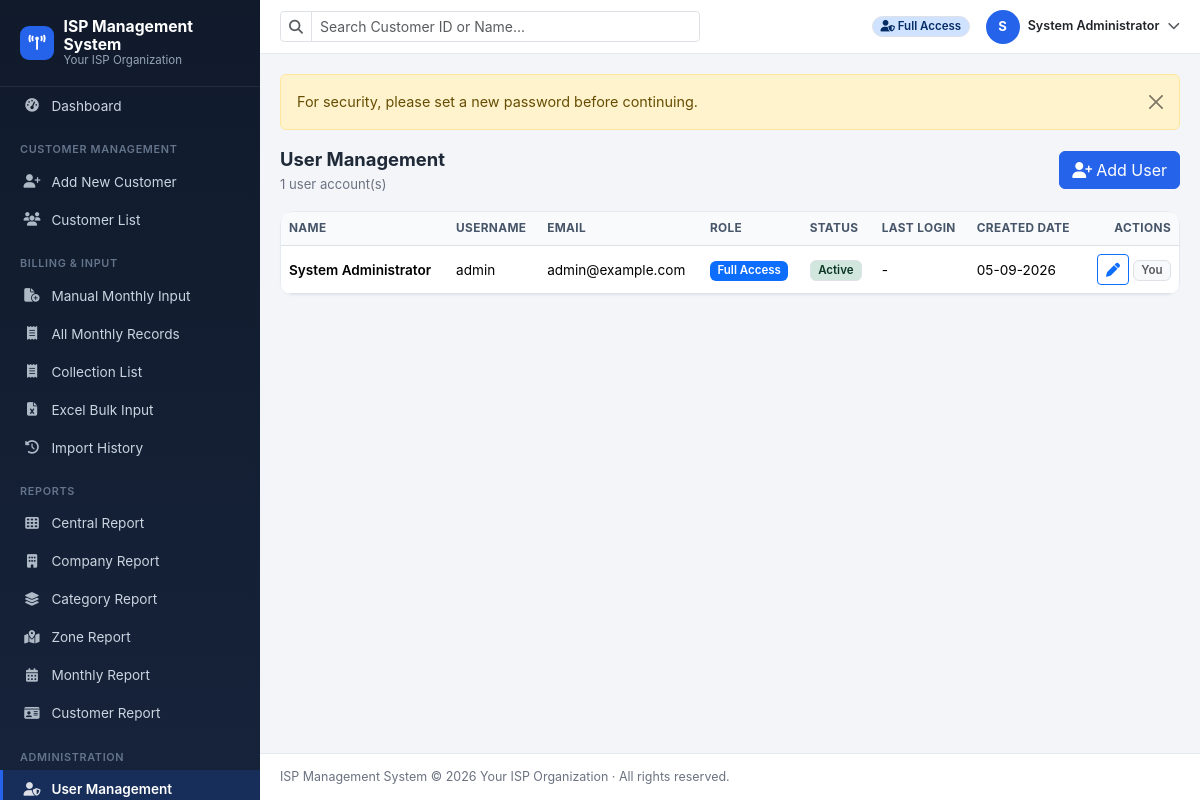
The page /admin/users.php (signed in) on the database its author committed.
### tables this page shows
CREATE TABLE IF NOT EXISTS `users` (
  `id` INT UNSIGNED NOT NULL AUTO_INCREMENT,
  `full_name` VARCHAR(150) NOT NULL,
  `username` VARCHAR(60) NOT NULL,
  `email` VARCHAR(150) NOT NULL,
  `password` VARCHAR(255) NOT NULL,
  `role` ENUM('admin','viewer') NOT NULL DEFAULT 'viewer',
  `status` ENUM('active','inactive') NOT NULL DEFAULT 'active',
  `failed_attempts` TINYINT UNSIGNED NOT NULL DEFAULT 0,
  `locked_until` DATETIME NULL DEFAULT NULL,
  `remember_token` VARCHAR(100) NULL DEFAULT NULL,
  `last_login_at` DATETIME NULL DEFAULT NULL,
  `must_change_password` TINYINT(1) NOT NULL DEFAULT 0,
  `created_at` DATETIME NOT NULL DEFAULT CURRENT_TIMESTAMP,
  `updated_at` DATETIME NOT NULL DEFAULT CURRENT_TIMESTAMP ON UPDATE CURRENT_TIMESTAMP,
  PRIMARY KEY (`id`),
  UNIQUE KEY `uq_users_username` (`username`),
  UNIQUE KEY `uq_users_email` (`email`)
);

### includes/functions.php (called while the page is built, shortened)
<?php
function app_settings(): array
{
    static $settings = null;
    if ($settings === null) {
        $settings = [];
        try {
            $stmt = db()->query('SELECT setting_key, setting_value FROM settings');
            foreach ($stmt->fetchAll() as $row) {
                $settings[$row['setting_key']] = $row['setting_value'];
            }
        } catch (Throwable $e) {
        }
        $defaults = [
            'software_name'          => 'ISP Management System',
            'organization_name'      => 'Your ISP Organization',
            'logo_path'              => '',
            'currency_code'          => 'BDT',
            'currency_symbol'        => '৳',
            'timezone'               => 'Asia/Dhaka',
            'date_format'            => 'd-m-Y',
            'month_format'           => 'M-Y',
            'customer_id_digits'     => '5',
            'default_pagination'     => '25',
            'excel_upload_limit_mb'  => '10',
            'session_timeout_minutes'=> '60',
        ];
        $settings = array_merge($defaults, $settings);
    }
    return $settings;
}
function setting(string $key, $default = null)
{
    $settings = app_settings();
    return $settings[$key] ?? $default;
}
function format_date(?string $date, string $fallback = '-'): string
{
    $ts = is_numeric($date) ? (int) $date : strtotime($date);
    return date(setting('date_format', 'd-m-Y'), $ts);
}
function format_datetime(?string $datetime, string $fallback = '-'): string
{
    if (empty($datetime) || $datetime === '0000-00-00 00:00:00') {
        return $fallback;
    }
    $ts = strtotime($datetime);
    return date(setting('date_format', 'd-m-Y') . ' h:i A', $ts);
}
function e(?string $value): string
{
    return htmlspecialchars($value ?? '', ENT_QUOTES, 'UTF-8');
}
function flash_get(): array
{
    $messages = $_SESSION['flash'] ?? [];
    return $messages;
}
function run_all(string $sql, array $params = []): array
{
    $stmt = db()->prepare($sql);
    $stmt->execute($params);
    return $stmt->fetchAll();
}
function base_url(string $path = ''): string
{
    $base = defined('BASE_URL') ? BASE_URL : '';
    return rtrim($base, '/') . '/' . ltrim($path, '/');
}

### includes/db.php (called while the page is built)
<?php
function db(): PDO
{
    static $pdo = null;
    if ($pdo === null) {
        $dsn = 'mysql:host=' . DB_HOST . ';dbname=' . DB_NAME . ';charset=' . DB_CHARSET;
        $options = [
            PDO::ATTR_ERRMODE            => PDO::ERRMODE_EXCEPTION,
            PDO::ATTR_DEFAULT_FETCH_MODE => PDO::FETCH_ASSOC,
            PDO::ATTR_EMULATE_PREPARES   => false,
        ];
        try {
            $pdo = new PDO($dsn, DB_USER, DB_PASSWORD, $options);
        } catch (PDOException $e) {
            http_response_code(500);
            if (defined('APP_DEBUG') && APP_DEBUG) {
                die('Database connection failed: ' . htmlspecialchars($e->getMessage()));
            }
            die('Database connection failed. Please check config/database.php and try again.');
        }
    }
    return $pdo;
}

### config/config.php (called while the page is built, shortened)
<?php
require_once APP_ROOT . '/includes/db.php';
require_once APP_ROOT . '/includes/functions.php';
require_once APP_ROOT . '/includes/auth.php';
$settingsTz = setting('timezone', 'Asia/Dhaka');

### includes/auth.php (called while the page is built, shortened)
<?php
function is_logged_in(): bool
{
    return !empty($_SESSION['user_id']);
}
function current_user_id(): ?int
{
    return $_SESSION['user_id'] ?? null;
}
function current_user(): array
{
    static $user = null;
    if ($user !== null) {
        return $user;
    }
    $stmt = db()->prepare('SELECT * FROM users WHERE id = ? LIMIT 1');
    $stmt->execute([current_user_id()]);
    $row = $stmt->fetch();
    $user = $row;
    return $user;
}
function is_admin(): bool
{
    $u = current_user();
    return !empty($u) && $u['role'] === 'admin';
}
function require_login(): void
{
    if (!is_logged_in() || empty(current_user())) {
        $_SESSION['redirect_after_login'] = $_SERVER['REQUEST_URI'] ?? base_url('dashboard.php');
        redirect(base_url('login.php'));
    }
}
function require_admin(): void
{
    require_login();
}

### admin/users.php (the view, shortened to what this page needs)
<?php
require_once __DIR__ . '/../config/config.php';
require_admin();
$rows = run_all("SELECT * FROM users ORDER BY id DESC");
$activeNav = 'admin_users';
require_once __DIR__ . '/../includes/header.php';
?>
<div class="d-flex justify-content-between align-items-center mb-3">
  <div><div class="section-title">User Management</div><div class="section-sub"><?= count($rows) ?> user account(s)</div></div>
  <a href="<?= e(base_url('admin/users_add.php')) ?>" class="btn btn-primary"><i class="fa-solid fa-user-plus me-1"></i>Add User</a>
</div>
<div class="card">
  <div class="table-responsive">
    <table class="table table-hover mb-0 align-middle">
      <thead><tr><th>Name</th><th>Username</th><th>Email</th><th>Role</th><th>Status</th><th>Last Login</th><th>Created Date</th><th class="text-end">Actions</th></tr></thead>
      <tbody>
        <?php foreach ($rows as $r): ?>
        <tr>
          <td class="fw-semibold"><?= e($r['full_name']) ?></td>
          <td><?= e($r['username']) ?></td>
          <td><?= e($r['email']) ?></td>
          <td><span class="badge <?= $r['role'] === 'admin' ? 'bg-primary' : 'bg-secondary' ?>"><?= $r['role'] === 'admin' ? 'Full Access' : 'View Only' ?></span></td>
          <td><?= $r['status'] === 'active' ? '<span class="badge bg-success-subtle text-success-emphasis border">Active</span>' : '<span class="badge bg-danger-subtle text-danger-emphasis border">Inactive</span>' ?></td>
          <td><?= format_datetime($r['last_login_at']) ?></td>
          <td><?= format_date($r['created_at']) ?></td>
          <td class="text-end">
            <a href="<?= e(base_url('admin/users_edit.php?id=' . $r['id'])) ?>" class="btn btn-sm btn-outline-primary" title="Edit"><i class="fa-solid fa-pen"></i></a>
            <?php if ((int) $r['id'] !== current_user_id()): ?>
            <form action="<?= e(base_url('admin/users_toggle.php')) ?>" method="post" class="d-inline">
              <?= csrf_field() ?><input type="hidden" name="id" value="<?= (int) $r['id'] ?>">
              <button type="submit" class="btn btn-sm btn-outline-<?= $r['status'] === 'active' ? 'warning' : 'success' ?>" title="<?= $r['status'] === 'active' ? 'Disable' : 'Enable' ?>">
                <i class="fa-solid fa-<?= $r['status'] === 'active' ? 'lock' : 'unlock' ?>"></i>
              </button>
            </form>
            <form action="<?= e(base_url('admin/users_reset_password.php')) ?>" method="post" class="d-inline" data-confirm="Reset this user's password? A new temporary password will be generated.">
              <?= csrf_field() ?><input type="hidden" name="id" value="<?= (int) $r['id'] ?>">
              <button type="submit" class="btn btn-sm btn-outline-secondary" title="Reset Password"><i class="fa-solid fa-key"></i></button>
            </form>
            <?php else: ?>
            <span class="badge bg-light text-muted border">You</span>
            <?php endif; ?>
          </td>
        </tr>
        <?php endforeach; ?>
      </tbody>
    </table>
  </div>
</div>
<?php require_once __DIR__ . '/../includes/footer.php'; ?>

### includes/header.php (shortened to what this page needs)
<?php
$__user = current_user();
$activeNav = $activeNav ?? '';
$softwareName = setting('software_name', 'ISP Management System');
?>
<!DOCTYPE html>
<html lang="en">
<head>
<link rel="stylesheet" href="https://cdnjs.cloudflare.com/ajax/libs/bootstrap/5.3.3/css/bootstrap.min.css">
<link rel="stylesheet" href="https://cdnjs.cloudflare.com/ajax/libs/font-awesome/6.5.2/css/all.min.css">
<link rel="stylesheet" href="https://cdnjs.cloudflare.com/ajax/libs/datatables/1.13.11/css/dataTables.bootstrap5.min.css">
<link rel="stylesheet" href="<?= e(base_url('assets/css/style.css')) ?>">
</head>
<body>
<div class="ism-wrapper">
  <aside class="ism-sidebar" id="ismSidebar">
    <div class="brand">
      <div class="logo-badge"><i class="fa-solid fa-tower-broadcast"></i></div>
      <div class="brand-text"><?= e($softwareName) ?><small><?= e(setting('organization_name', '')) ?></small></div>
    </div>
    <nav class="nav flex-column pb-4">
      <a class="nav-link <?= $activeNav === 'dashboard' ? 'active' : '' ?>" href="<?= e(base_url('dashboard.php')) ?>">
        <i class="fa-solid fa-gauge-high"></i> Dashboard
      </a>
      <div class="ism-nav-section-title">Customer Management</div>
      <?php if (is_admin()): ?>
      <a class="nav-link <?= $activeNav === 'customer_add' ? 'active' : '' ?>" href="<?= e(base_url('customers/add.php')) ?>">
        <i class="fa-solid fa-user-plus"></i> Add New Customer
      </a>
      <?php endif; ?>
      <a class="nav-link <?= $activeNav === 'customer_list' ? 'active' : '' ?>" href="<?= e(base_url('customers/index.php')) ?>">
        <i class="fa-solid fa-users"></i> Customer List
      </a>
      <div class="ism-nav-section-title">Billing &amp; Input</div>
      <?php if (is_admin()): ?>
      <a class="nav-link <?= $activeNav === 'billing_add' ? 'active' : '' ?>" href="<?= e(base_url('billing/add.php')) ?>">
        <i class="fa-solid fa-file-circle-plus"></i> Manual Monthly Input
      </a>
      <?php endif; ?>
      <a class="nav-link <?= $activeNav === 'billing_list' ? 'active' : '' ?>" href="<?= e(base_url('billing/index.php')) ?>">
        <i class="fa-solid fa-receipt"></i> All Monthly Records
      </a>
      <a class="nav-link <?= $activeNav === 'collection_list' ? 'active' : '' ?>" href="<?= e(base_url('billing/collection_list.php')) ?>">
        <i class="fa-solid fa-receipt"></i> Collection List
      </a>
      <?php if (is_admin()): ?>
      <a class="nav-link <?= $activeNav === 'import_upload' ? 'active' : '' ?>" href="<?= e(base_url('import/upload.php')) ?>">
        <i class="fa-solid fa-file-excel"></i> Excel Bulk Input
      </a>
      <a class="nav-link <?= $activeNav === 'import_history' ? 'active' : '' ?>" href="<?= e(base_url('import/history.php')) ?>">
        <i class="fa-solid fa-clock-rotate-left"></i> Import History
      </a>
      <?php endif; ?>
      <div class="ism-nav-section-title">Reports</div>
      <a class="nav-link <?= $activeNav === 'report_central' ? 'active' : '' ?>" href="<?= e(base_url('reports/central.php')) ?>">
        <i class="fa-solid fa-table-cells"></i> Central Report
      </a>
      <a class="nav-link <?= $activeNav === 'report_company' ? 'active' : '' ?>" href="<?= e(base_url('reports/company.php')) ?>">
        <i class="fa-solid fa-building"></i> Company Report
      </a>
      <a class="nav-link <?= $activeNav === 'report_category' ? 'active' : '' ?>" href="<?= e(base_url('reports/category.php')) ?>">
        <i class="fa-solid fa-layer-group"></i> Category Report
      </a>
      <a class="nav-link <?= $activeNav === 'report_zone' ? 'active' : '' ?>" href="<?= e(base_url('reports/zone.php')) ?>">
        <i class="fa-solid fa-map-location-dot"></i> Zone Report
      </a>
      <a class="nav-link <?= $activeNav === 'report_monthly' ? 'active' : '' ?>" href="<?= e(base_url('reports/monthly.php')) ?>">
        <i class="fa-solid fa-calendar-days"></i> Monthly Report
      </a>
      <a class="nav-link <?= $activeNav === 'report_customer' ? 'active' : '' ?>" href="<?= e(base_url('reports/customer.php')) ?>">
        <i class="fa-solid fa-id-card"></i> Customer Report
      </a>
      <?php if (is_admin()): ?>
      <div class="ism-nav-section-title">Administration</div>
      <a class="nav-link <?= $activeNav === 'admin_users' ? 'active' : '' ?>" href="<?= e(base_url('admin/users.php')) ?>">
        <i class="fa-solid fa-user-shield"></i> User Management
      </a>
      <?php endif; ?>
    </nav>
  </aside>
  <div class="ism-main">
    <div class="ism-topbar no-print">
      <form class="flex-grow-1" style="max-width:420px;" action="<?= e(base_url('reports/customer.php')) ?>" method="get">
        <div class="input-group input-group-sm">
          <span class="input-group-text bg-white"><i class="fa-solid fa-magnifying-glass text-muted"></i></span>
          <input type="text" class="form-control" name="q" placeholder="Search Customer ID or Name..." value="<?= e($_GET['q'] ?? '') ?>">
        </div>
      </form>
      <div class="ms-auto d-flex align-items-center gap-3">
        <span class="badge rounded-pill <?= is_admin() ? 'bg-primary-subtle text-primary-emphasis' : 'bg-secondary-subtle text-secondary-emphasis' ?> border">
          <i class="fa-solid <?= is_admin() ? 'fa-user-shield' : 'fa-eye' ?>"></i>
          <?= is_admin() ? 'Full Access' : 'View Only' ?>
        </span>
        <div class="dropdown">
          <a class="d-flex align-items-center gap-2 text-decoration-none text-dark cursor-pointer" data-bs-toggle="dropdown">
            <span class="avatar-circle"><?= e(strtoupper(substr($__user['full_name'] ?? 'U', 0, 1))) ?></span>
            <span class="d-none d-md-inline small fw-semibold"><?= e($__user['full_name'] ?? '') ?></span>
            <i class="fa-solid fa-chevron-down small text-muted"></i>
          </a>
        </div>
      </div>
    </div>
    <div class="ism-content">
      <?php $flashes = flash_get(); if ($flashes): ?>
        <?php foreach ($flashes as $f): ?>
          <div class="alert alert-<?= e($f['type']) ?> alert-dismissible fade show" role="alert">
            <?= $f['message'] ?>
            <button type="button" class="btn-close" data-bs-dismiss="alert"></button>
          </div>
        <?php endforeach; ?>
      <?php endif; ?>

### rows shown on the page
users: full_name "S", full_name "System Administrator", username "admin", email "admin@example.com", role "Full Access", status "Active", last_login_at "-", created_at "05-09-2026", shows "You"

### other values the page prints
$softwareName "ISP Management System"
setting('organization_name', '') "Your ISP Organization"
$f['message'] "For security, please set a new password before continuing."
count($rows) "1"
setting('software_name', 'ISP Management System') "ISP Management System"
